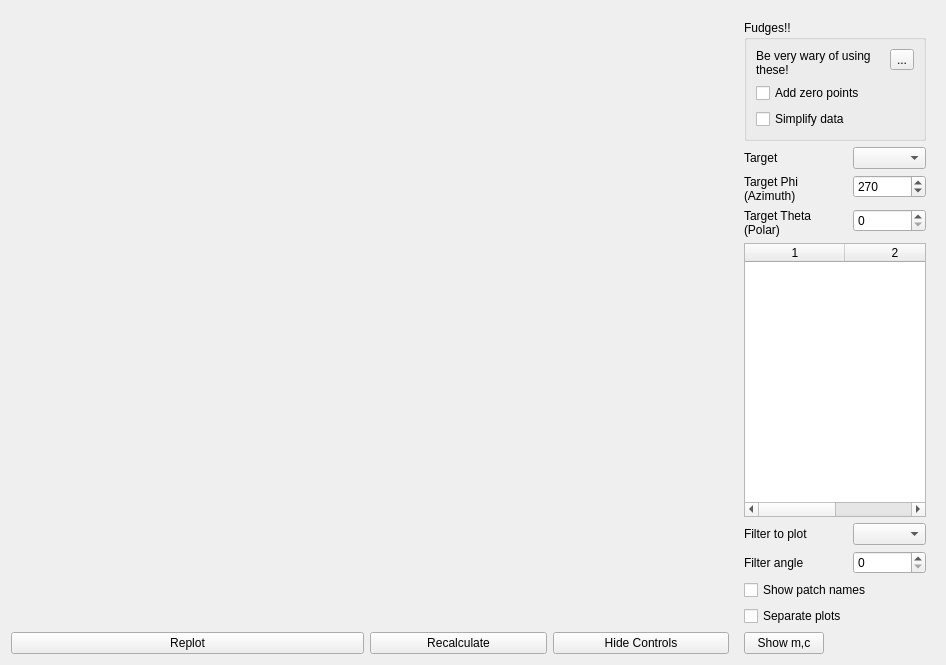
<?xml version="1.0" encoding="UTF-8"?>
<ui version="4.0">
 <class>Form</class>
 <widget class="QWidget" name="Form">
  <property name="geometry">
   <rect>
    <x>0</x>
    <y>0</y>
    <width>946</width>
    <height>665</height>
   </rect>
  </property>
  <property name="sizePolicy">
   <sizepolicy hsizetype="Preferred" vsizetype="Preferred">
    <horstretch>0</horstretch>
    <verstretch>0</verstretch>
   </sizepolicy>
  </property>
  <property name="windowTitle">
   <string>Form</string>
  </property>
  <layout class="QGridLayout" name="gridLayout" columnstretch="2,0,0,0">
   <item row="1" column="0" colspan="3">
    <widget class="MplWidget" name="mpl" native="true">
     <property name="sizePolicy">
      <sizepolicy hsizetype="MinimumExpanding" vsizetype="Preferred">
       <horstretch>1</horstretch>
       <verstretch>0</verstretch>
      </sizepolicy>
     </property>
     <property name="minimumSize">
      <size>
       <width>300</width>
       <height>0</height>
      </size>
     </property>
    </widget>
   </item>
   <item row="3" column="0">
    <widget class="QPushButton" name="replot">
     <property name="text">
      <string>Replot</string>
     </property>
    </widget>
   </item>
   <item row="3" column="1">
    <widget class="QPushButton" name="recalcButton">
     <property name="text">
      <string>Recalculate</string>
     </property>
    </widget>
   </item>
   <item row="3" column="2">
    <widget class="QPushButton" name="hideButton">
     <property name="text">
      <string>Hide Controls</string>
     </property>
    </widget>
   </item>
   <item row="1" column="3" rowspan="3">
    <widget class="QWidget" name="controls" native="true">
     <property name="sizePolicy">
      <sizepolicy hsizetype="Preferred" vsizetype="Preferred">
       <horstretch>0</horstretch>
       <verstretch>0</verstretch>
      </sizepolicy>
     </property>
     <property name="maximumSize">
      <size>
       <width>200</width>
       <height>16777215</height>
      </size>
     </property>
     <layout class="QFormLayout" name="formLayout">
      <property name="bottomMargin">
       <number>0</number>
      </property>
      <item row="1" column="0" colspan="2">
       <widget class="QGroupBox" name="FUDGES">
        <property name="sizePolicy">
         <sizepolicy hsizetype="Minimum" vsizetype="Fixed">
          <horstretch>0</horstretch>
          <verstretch>0</verstretch>
         </sizepolicy>
        </property>
        <property name="title">
         <string>Fudges!!</string>
        </property>
        <layout class="QGridLayout" name="gridLayout_2">
         <item row="2" column="0">
          <widget class="QCheckBox" name="zeroFudgeBox">
           <property name="sizePolicy">
            <sizepolicy hsizetype="Minimum" vsizetype="Fixed">
             <horstretch>0</horstretch>
             <verstretch>0</verstretch>
            </sizepolicy>
           </property>
           <property name="text">
            <string>Add zero points</string>
           </property>
          </widget>
         </item>
         <item row="3" column="0">
          <widget class="QCheckBox" name="simplifyFudgeBox">
           <property name="sizePolicy">
            <sizepolicy hsizetype="Minimum" vsizetype="Fixed">
             <horstretch>0</horstretch>
             <verstretch>0</verstretch>
            </sizepolicy>
           </property>
           <property name="text">
            <string>Simplify data</string>
           </property>
          </widget>
         </item>
         <item row="0" column="1">
          <widget class="QToolButton" name="fudgesInfoButton">
           <property name="text">
            <string>...</string>
           </property>
          </widget>
         </item>
         <item row="0" column="0" rowspan="2">
          <widget class="QLabel" name="label_3">
           <property name="sizePolicy">
            <sizepolicy hsizetype="Preferred" vsizetype="Fixed">
             <horstretch>0</horstretch>
             <verstretch>0</verstretch>
            </sizepolicy>
           </property>
           <property name="maximumSize">
            <size>
             <width>200</width>
             <height>16777215</height>
            </size>
           </property>
           <property name="text">
            <string>Be very wary of using these!</string>
           </property>
           <property name="scaledContents">
            <bool>false</bool>
           </property>
           <property name="wordWrap">
            <bool>true</bool>
           </property>
           <property name="indent">
            <number>-1</number>
           </property>
          </widget>
         </item>
        </layout>
       </widget>
      </item>
      <item row="2" column="0">
       <widget class="QLabel" name="label">
        <property name="text">
         <string>Target</string>
        </property>
       </widget>
      </item>
      <item row="2" column="1">
       <widget class="QComboBox" name="targetCombo">
        <property name="sizePolicy">
         <sizepolicy hsizetype="Minimum" vsizetype="Fixed">
          <horstretch>0</horstretch>
          <verstretch>0</verstretch>
         </sizepolicy>
        </property>
        <property name="minimumSize">
         <size>
          <width>0</width>
          <height>0</height>
         </size>
        </property>
        <property name="sizeAdjustPolicy">
         <enum>QComboBox::SizeAdjustPolicy::AdjustToContents</enum>
        </property>
        <property name="minimumContentsLength">
         <number>200</number>
        </property>
       </widget>
      </item>
      <item row="3" column="0">
       <widget class="QLabel" name="label_5">
        <property name="text">
         <string>Target Phi
(Azimuth)</string>
        </property>
       </widget>
      </item>
      <item row="3" column="1">
       <widget class="QSpinBox" name="phiSpin">
        <property name="maximum">
         <number>359</number>
        </property>
        <property name="value">
         <number>270</number>
        </property>
       </widget>
      </item>
      <item row="4" column="0">
       <widget class="QLabel" name="label_6">
        <property name="text">
         <string>Target Theta
(Polar)</string>
        </property>
       </widget>
      </item>
      <item row="4" column="1">
       <widget class="QSpinBox" name="thetaSpin">
        <property name="maximum">
         <number>90</number>
        </property>
       </widget>
      </item>
      <item row="6" column="0">
       <widget class="QLabel" name="label_2">
        <property name="text">
         <string>Filter to plot</string>
        </property>
       </widget>
      </item>
      <item row="6" column="1">
       <widget class="QComboBox" name="filterCombo"/>
      </item>
      <item row="7" column="0">
       <widget class="QLabel" name="label_7">
        <property name="text">
         <string>Filter angle</string>
        </property>
       </widget>
      </item>
      <item row="7" column="1">
       <widget class="QSpinBox" name="filterAngleSpin">
        <property name="maximum">
         <number>40</number>
        </property>
       </widget>
      </item>
      <item row="8" column="0" colspan="2">
       <widget class="QCheckBox" name="showPatchesBox">
        <property name="text">
         <string>Show patch names</string>
        </property>
       </widget>
      </item>
      <item row="9" column="0">
       <widget class="QCheckBox" name="sepPlotsBox">
        <property name="text">
         <string>Separate plots</string>
        </property>
       </widget>
      </item>
      <item row="10" column="0">
       <widget class="QPushButton" name="showMCButton">
        <property name="text">
         <string>Show m,c</string>
        </property>
       </widget>
      </item>
      <item row="5" column="0" colspan="2">
       <widget class="QTableWidget" name="warningsTable">
        <property name="sizePolicy">
         <sizepolicy hsizetype="Expanding" vsizetype="Expanding">
          <horstretch>0</horstretch>
          <verstretch>0</verstretch>
         </sizepolicy>
        </property>
        <property name="columnCount">
         <number>2</number>
        </property>
        <attribute name="verticalHeaderVisible">
         <bool>false</bool>
        </attribute>
        <column/>
        <column/>
       </widget>
      </item>
     </layout>
    </widget>
   </item>
  </layout>
 </widget>
 <customwidgets>
  <customwidget>
   <class>MplWidget</class>
   <extends>QWidget</extends>
   <header>pcot.ui.mplwidget</header>
   <container>1</container>
  </customwidget>
 </customwidgets>
 <resources/>
 <connections/>
</ui>
